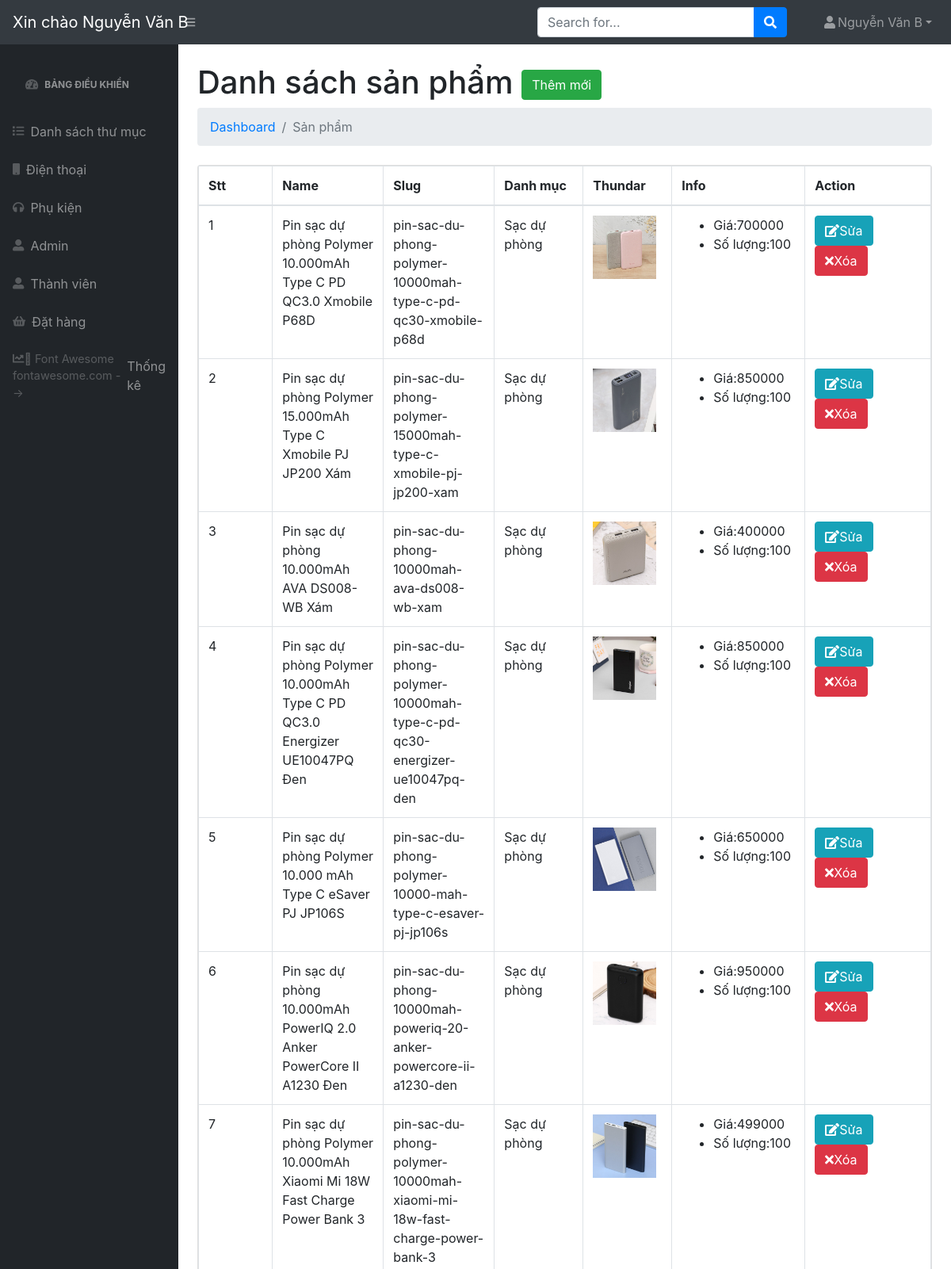
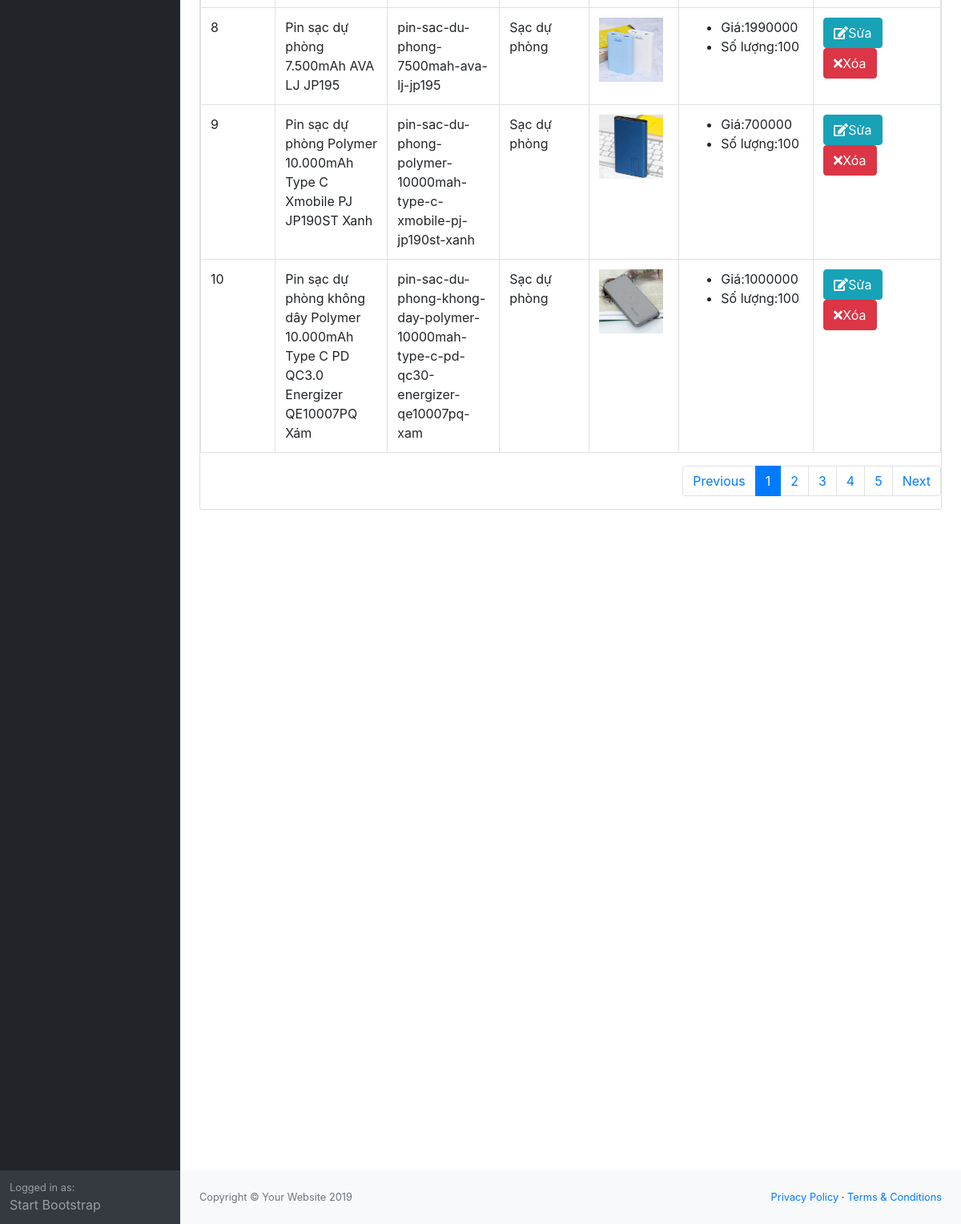
The app's page /admin/modules/accessories/index.php (signed in) with its own data (2 pictures, top to bottom).
### tables this page shows
CREATE TABLE `product` (
  `id` int(11) NOT NULL,
  `name` varchar(100) DEFAULT NULL,
  `slug` varchar(100) DEFAULT NULL,
  `price` int(11) DEFAULT NULL,
  `sale` tinyint(4) DEFAULT 0,
  `thundar` varchar(200) DEFAULT NULL,
  `rated` int(11) NOT NULL DEFAULT 0,
  `comment` int(11) NOT NULL DEFAULT 0,
  `category_id` int(11) DEFAULT NULL,
  `content` text DEFAULT NULL,
  `head` int(11) DEFAULT 0,
  `view` int(11) DEFAULT 0,
  `hot` tinyint(4) DEFAULT 0,
  `number` int(11) NOT NULL DEFAULT 0,
  `create_at` timestamp NULL DEFAULT current_timestamp(),
  `update_at` timestamp NULL DEFAULT current_timestamp()
);

CREATE TABLE `category` (
  `id` int(11) NOT NULL,
  `name` varchar(100) DEFAULT NULL,
  `slug` varchar(100) DEFAULT NULL,
  `images` varchar(100) DEFAULT NULL,
  `banner` varchar(100) NOT NULL,
  `home` tinyint(4) NOT NULL DEFAULT 0,
  `status` tinyint(4) NOT NULL DEFAULT 1,
  `level` int(11) NOT NULL DEFAULT 0,
  `created_at` timestamp NOT NULL DEFAULT current_timestamp(),
  `updated_at` timestamp NOT NULL DEFAULT current_timestamp() ON UPDATE current_timestamp()
);

### libraries/Function.php (called while the page is built, shortened)
<?php
    function base_url()
    {
        return $url  = "http://localhost/webdidong/";
    }
    function modules($url)
    {
        return base_url() . "admin/modules/" .$url ;
    }
    function uploads()
    {
        return base_url() . "public/uploads/";
    }
 ?>

### libraries/Database.php (called while the page is built, shortened)
<?php
class Database{
     public $link;
     public function __construct()
     {
        $this->link = mysqli_connect("localhost","root","","webphp") or die ();
         mysqli_set_charset($this->link,"utf8");
     }
        public function fetchsql( $sql )
        {
            $result = mysqli_query($this->link,$sql) or die("Lỗi  truy vấn sql " .mysqli_error($this->link));
            $data = [];
            if( $result)
            {
                while ($num = mysqli_fetch_assoc($result))
                {
                    $data[] = $num;
                }
            }
            return $data;
        }
        public  function fetchJones($table,$sql,$total = 1,$page,$row ,$pagi = true )
        {
            $data = [];
            if ($pagi == true )
            {
                $sotrang = ceil($total / $row);
                $start = ($page - 1 ) * $row ;
                $sql .= " LIMIT $start,$row ";
                $data = [ "page" => $sotrang];
                $result = mysqli_query($this->link,$sql) or die("Lỗi truy vấn fetchJone ---- " .mysqli_error($this->link));
            }
            else
            {
                $result = mysqli_query($this->link,$sql) or die("Lỗi truy vấn fetchJone ---- " .mysqli_error($this->link));
            }
            if( $result)
            {
                while ($num = mysqli_fetch_assoc($result))
                {
                    $data[] = $num;
                }
            }
            return $data;
        }
    }
?>

### admin/autoload/autoload.php (called while the page is built, shortened)
<?php
	require_once __DIR__. '/../../libraries/Database.php';
	require_once __DIR__. '/../../libraries/Function.php';
	$db = new Database;
 ?>

### admin/modules/accessories/index.php (the view, shortened to what this page needs)
<?php
    require_once __DIR__. '/../../autoload/autoload.php';
    if(isset($_GET['page']))
    {
        $p = $_GET['page'];
        if($p == 0)$p=1;
    }
    else
    {
        $p = 1;
    }
    $sql = "SELECT product.*,category.name as namecate FROM product LEFT JOIN category on category.id = product.category_id where category.level = 1";
    $total = count($db->fetchsql($sql));
    $acc = $db->fetchJones('product',$sql,$total,$p,10,true);
    if(isset($acc['page']))
    {
        $sotrang = $acc['page'];
        unset($acc['page']);
    }
?>
<?php require_once __DIR__. '/../../layouts/header.php'; ?>
            <div id="layoutSidenav_content">
                <main>
                    <div class="container-fluid">
                        <h1 class="mt-4">Danh sách sản phẩm
                            <a href="add.php" class="btn btn-success">Thêm mới</a></h1>
                        <ol class="breadcrumb mb-4">
                            <li class="breadcrumb-item"><a href="index.php">Dashboard</a></li>
                            <li class="breadcrumb-item active">Sản phẩm</li>
                        </ol>
                    <div class="card mb-4">
                        <table class="table table-bordered dataTable" id="dataTable" width="100%" cellspacing="0" role="grid" aria-describedby="dataTable_info" style="width: 100%;">
                            <thead>
                                <tr role="row">
                                    <th class="sorting_asc" tabindex="0" aria-controls="dataTable" rowspan="1" colspan="1" aria-sort="ascending" aria-label="Name: activate to sort column descending" style="width: 10%;">Stt</th>
                                    <th class="sorting" tabindex="0" aria-controls="dataTable" rowspan="1" colspan="1" aria-label="Position: activate to sort column ascending" style="width: 15%;">Name</th>
                                    <th class="sorting" tabindex="0" aria-controls="dataTable" rowspan="1" colspan="1" aria-label="Office: activate to sort column ascending" style="width: 15%;">Slug</th>
                                    <th class="sorting" tabindex="0" aria-controls="dataTable" rowspan="1" colspan="1" aria-label="Office: activate to sort column ascending" style="width: 12%;">Danh mục</th>
                                    <th class="sorting" tabindex="0" aria-controls="dataTable" rowspan="1" colspan="1" aria-label="Office: activate to sort column ascending" style="width: 12%;">Thundar</th>
                                    <th class="sorting" tabindex="0" aria-controls="dataTable" rowspan="1" colspan="1" aria-label="Age: activate to sort column ascending" style="width: 18%;">Info</th>
                                    <th class="sorting" tabindex="0" aria-controls="dataTable" rowspan="1" colspan="1" aria-label="Salary: activate to sort column ascending" style="width: 17%;">Action</th>
                                </tr>
                            </thead>
                            <tbody>
                                <?php $stt = 1;foreach ($acc as $item): ?>
                                <tr>
                                    <td><?php echo $stt ?></td>
                                    <td><?php echo $item['name'] ?></td>
                                    <td><?php echo $item['slug'] ?></td>
                                    <td><?php echo $item['namecate'] ?></td>
                                    <td>
                                        <img src="<?php echo uploads() ?>product/<?php echo $item['thundar'] ?>" width="80px" height="80px">
                                    </td>
                                    <td>
                                        <ul>
                                            <li>Giá:<?php echo $item['price'] ?></li>
                                            <li>Số lượng:<?php echo $item['number'] ?></li>
                                        </ul>
                                    </td>
                                    <td>
                                        <a class="btn btn-xs btn-info" href="edit.php?id=<?php echo $item['id'] ?>"><i class="fa fa-edit"></i>Sửa</a>
                                        <a class="btn btn-xs btn-danger" href="delete.php?id=<?php echo $item['id'] ?>"><i class="fa fa-times"></i>Xóa</a>
                                    </td>
                                </tr>
                                <?php $stt++; endforeach ?>
                            </tbody>
                        </table>
                            <nav aria-label="Page navigation">
                              <ul class="pagination pullright">
                                <li class="page-item"><a class="page-link" href="?page=<?php echo --$p ?>">Previous</a></li>
                                <?php for($i = 1;$i <= $sotrang;$i++) : ?>
                                <?php
                                if(isset($_GET['page']))
                                {
                                    $p = $_GET['page'];
                                    if($p == 0)$p=1;
                                }
                                else
                                {
                                    $p = 1;
                                }
                                 ?>
                                <li class="page-item <?php echo ($i == $p) ? 'active' : '' ?>">
                                    <a class ="page-link" href="?page= <?php echo $i ; ?>"><?php echo $i; ?></a>
                                </li>
                                <?php endfor; ?>
                                <li class="page-item"><a class="page-link" href="?page=<?php echo ++$p ?>">Next</a></li>
                              </ul>
                            </nav>
                   </div>
<?php require_once __DIR__. '/../../layouts/footer.php'; ?>

### admin/layouts/header.php (shortened to what this page needs)
<!DOCTYPE html>
<html lang="en">
    <head>
        <link href="<?php echo base_url() ?>/public/admin/css/styles.css" rel="stylesheet" />
    </head>
    <body>
        <nav class="sb-topnav navbar navbar-expand navbar-dark bg-dark">
            <a class="navbar-brand" href="index.html">Xin chào <?php echo $_SESSION['admin_name'] ?></a><button class="btn btn-link btn-sm order-1 order-lg-0" id="sidebarToggle" href="#"><i class="fas fa-bars"></i></button
            >
            <form class="d-none d-md-inline-block form-inline ml-auto mr-0 mr-md-3 my-2 my-md-0">
                <div class="input-group">
                    <input class="form-control" type="text" placeholder="Search for..." aria-label="Search" aria-describedby="basic-addon2" />
                    <div class="input-group-append">
                        <button class="btn btn-primary" type="button"><i class="fas fa-search"></i></button>
                    </div>
                </div>
            </form>
            <ul class="navbar-nav ml-auto ml-md-0">
                <li class="nav-item dropdown">
                    <a class="nav-link dropdown-toggle" id="userDropdown" href="#" role="button" data-toggle="dropdown" aria-haspopup="true" aria-expanded="false"><i class="fas fa-user fa-fw"></i><?php echo $_SESSION['admin_name'] ?></a>
                </li>
            </ul>
        </nav>
        <div id="layoutSidenav">
            <div id="layoutSidenav_nav">
                <nav class="sb-sidenav accordion sb-sidenav-dark" id="sidenavAccordion">
                    <div class="sb-sidenav-menu">
                        <div class="nav">
                            <div class="sb-sidenav-menu-heading"><a class="nav-link" href="<?php echo base_url() . "admin/" ?>"
                                ><div class="sb-nav-link-icon"><i class="fas fa-tachometer-alt"></i></div>
                                Bảng điều khiển</a
                            ></div>
                            <a class="nav-link" href="<?php echo modules("category/") ?>"
                                ><div class="sb-nav-link-icon"><i class="fa fa-list"></i></div>
                                Danh sách thư mục</a
                            >
                            <a class="nav-link" href="<?php echo modules("product/") ?>"
                                ><div class="sb-nav-link-icon"><i class="fas fa-mobile"></i></div>
                                Điện thoại</a
                            >
                            <a class="nav-link" href="<?php echo modules("accessories/") ?>"
                                ><div class="sb-nav-link-icon"><i class="fas fa-headphones"></i></div>
                                Phụ kiện</a
                            >
                            <a class="nav-link" href="<?php echo modules("admin/") ?>"
                                ><div class="sb-nav-link-icon"><i class="fas fa-user-alt"></i></div>
                                Admin</a
                            >
                            <a class="nav-link" href="<?php echo modules("user/") ?>"
                                ><div class="sb-nav-link-icon"><i class="fas fa-user-alt"></i></div>
                                Thành viên</a
                            >
                            <a class="nav-link" href="<?php echo modules("order/") ?>"
                                ><div class="sb-nav-link-icon"><i class="fa fa-shopping-basket"></i></div>
                                Đặt hàng</a
                            >
                            <a class="nav-link" href="<?php echo modules("thongke/") ?>"
                                ><div class="sb-nav-link-icon"><i class="fas">&#xf201;</i></div>
                                Thống kê</a
                            >
                        </div>
                    </div>
                    <div class="sb-sidenav-footer">
                        <div class="small">Logged in as:</div>
                        Start Bootstrap
                    </div>
                </nav>
            </div>

### admin/layouts/footer.php (shortened to what this page needs)
                       <div style="height: 100vh;"></div>
                    </div>
                </main>
                <footer class="py-4 bg-light mt-auto">
                    <div class="container-fluid">
                        <div class="d-flex align-items-center justify-content-between small">
                            <div class="text-muted">Copyright &copy; Your Website 2019</div>
                            <div>
                                <a href="#">Privacy Policy</a>
                                &middot;
                                <a href="#">Terms &amp; Conditions</a>
                            </div>
                        </div>
                    </div>
                </footer>
            </div>
        </div>
    </body>
</html>

### records on screen
product: name "Pin sạc dự phòng Polymer 10.000mAh Type C PD QC3.0 Xmobile P68D", slug "pin-sac-du-phong-polymer-10000mah-type-c-pd-qc30-xmobile-p68d", category.name "Sạc dự phòng", thundar (picture), price "700000", number "100"
product: name "Pin sạc dự phòng Polymer 15.000mAh Type C Xmobile PJ JP200 Xám", slug "pin-sac-du-phong-polymer-15000mah-type-c-xmobile-pj-jp200-xam", category.name "Sạc dự phòng", thundar (picture), price "850000", number "100"
product: name "Pin sạc dự phòng 10.000mAh AVA DS008-WB Xám", slug "pin-sac-du-phong-10000mah-ava-ds008-wb-xam", category.name "Sạc dự phòng", thundar (picture), price "400000", number "100"
product: name "Pin sạc dự phòng Polymer 10.000mAh Type C PD QC3.0 Energizer UE10047PQ Đen", slug "pin-sac-du-phong-polymer-10000mah-type-c-pd-qc30-energizer-ue10047pq-den", category.name "Sạc dự phòng", thundar (picture), price "850000", number "100"
product: name "Pin sạc dự phòng Polymer 10.000 mAh Type C eSaver PJ JP106S", slug "pin-sac-du-phong-polymer-10000-mah-type-c-esaver-pj-jp106s", category.name "Sạc dự phòng", thundar (picture), price "650000", number "100"
product: name "Pin sạc dự phòng 10.000mAh PowerIQ 2.0 Anker PowerCore II A1230 Đen", slug "pin-sac-du-phong-10000mah-poweriq-20-anker-powercore-ii-a1230-den", category.name "Sạc dự phòng", thundar (picture), price "950000", number "100"
product: name "Pin sạc dự phòng Polymer 10.000mAh Xiaomi Mi 18W Fast Charge Power Bank 3", slug "pin-sac-du-phong-polymer-10000mah-xiaomi-mi-18w-fast-charge-power-bank-3", category.name "Sạc dự phòng", thundar (picture), price "499000", number "100"
product: name "Pin sạc dự phòng 7.500mAh AVA LJ JP195", slug "pin-sac-du-phong-7500mah-ava-lj-jp195", category.name "Sạc dự phòng", thundar (picture), price "1990000", number "100"
product: name "Pin sạc dự phòng Polymer 10.000mAh Type C Xmobile PJ JP190ST Xanh", slug "pin-sac-du-phong-polymer-10000mah-type-c-xmobile-pj-jp190st-xanh", category.name "Sạc dự phòng", thundar (picture), price "700000", number "100"
product: name "Pin sạc dự phòng không dây Polymer 10.000mAh Type C PD QC3.0 Energizer QE10007PQ Xám", slug "pin-sac-du-phong-khong-day-polymer-10000mah-type-c-pd-qc30-energizer-qe10007pq-xam", category.name "Sạc dự phòng", thundar (picture), price "1000000", number "100"

### other values on screen
$_SESSION['admin_name'] "Nguyễn Văn B"
